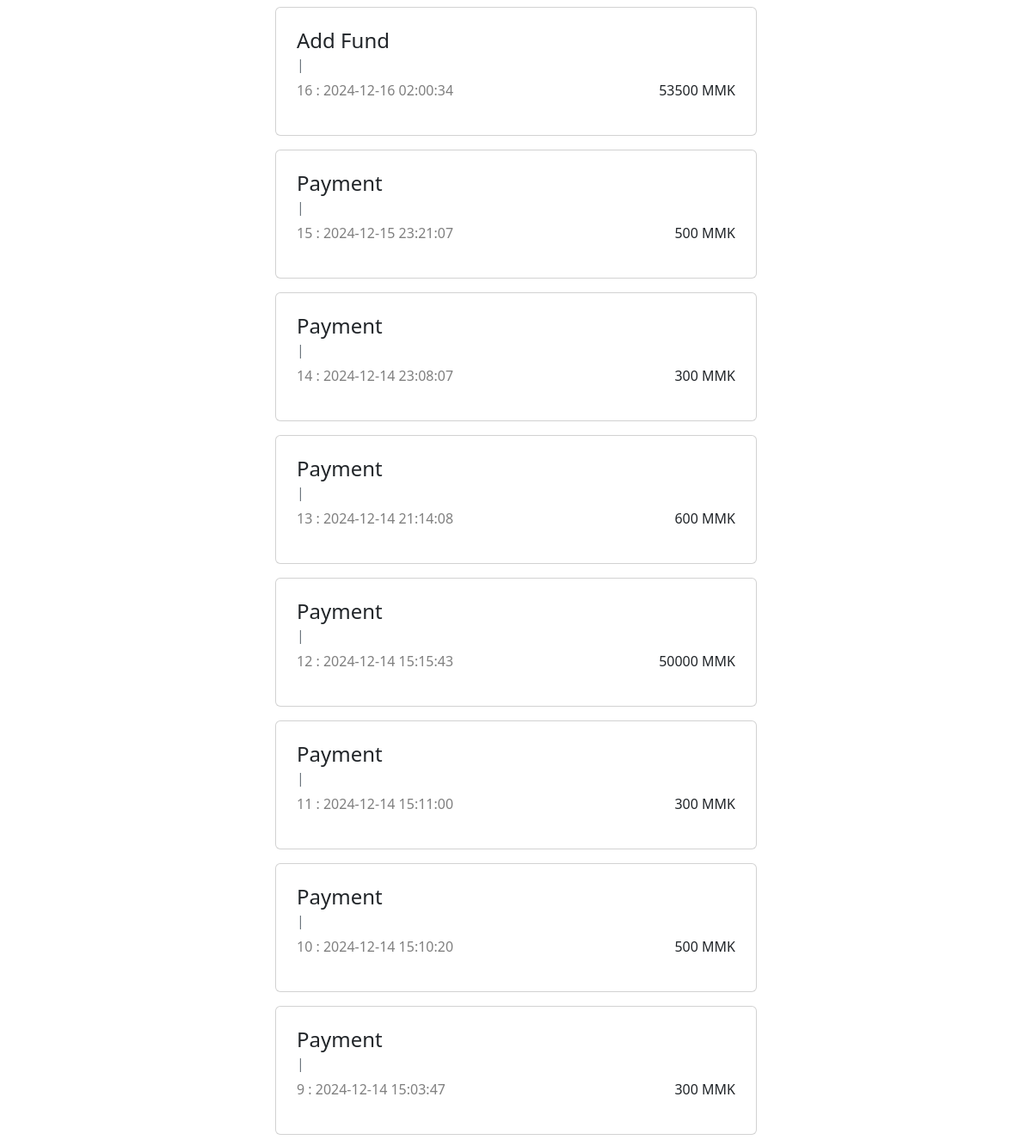
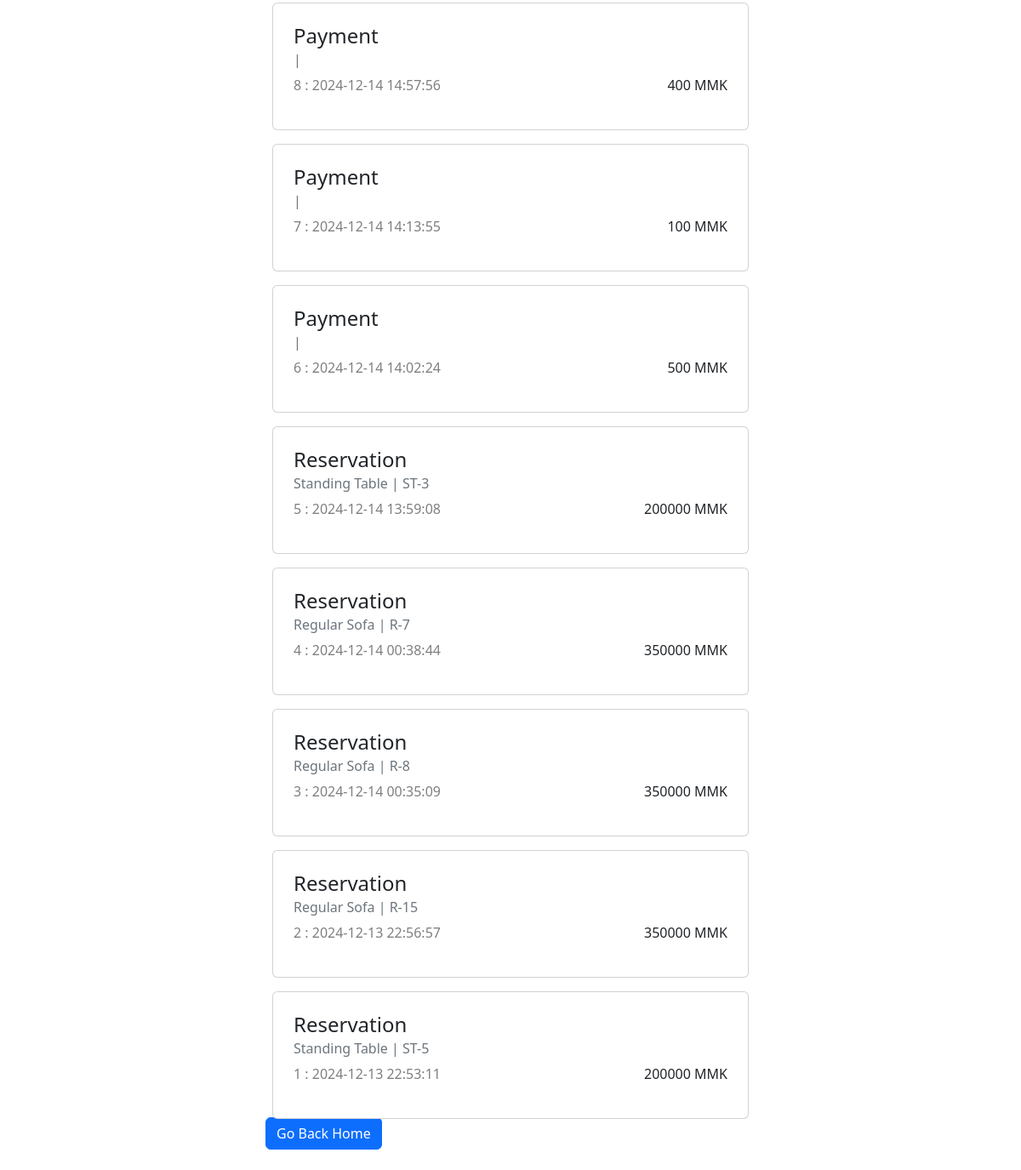
The app's page /transactionHistory.php (signed in) with its own data (2 pictures, top to bottom).
### tables this page shows
CREATE TABLE `transactions` (
  `transaction_id` int NOT NULL,
  `user_id` int NOT NULL,
  `reservation_id` int DEFAULT NULL,
  `transaction_date` datetime NOT NULL DEFAULT CURRENT_TIMESTAMP,
  `amount` int NOT NULL,
  `transaction_type` enum('Reservation','Payment','Add Fund') NOT NULL
);

CREATE TABLE `table_types` (
  `table_type_id` int NOT NULL,
  `name` varchar(50) NOT NULL,
  `total_count` int NOT NULL
);

CREATE TABLE `tables` (
  `table_id` int NOT NULL,
  `table_type_id` int NOT NULL,
  `table_name` varchar(50) NOT NULL,
  `status` enum('ON','OFF') NOT NULL DEFAULT 'ON'
);

### Arena.php (called while the page is built, shortened)
<?php
class Arena {
    private $db;
    public function __construct($db){
        $this->db = $db;
    }
    public function getUserTransactions($user_id){
        try{
            $stmt = $this->db->prepare("SELECT
                                            ts.transaction_id,
                                            ts.transaction_date,
                                            ts.amount,
                                            ts.transaction_type,
                                            r.reservation_date,
                                            t.table_name,
                                            tt.name AS table_type,
                                            p.description AS package_description
                                        FROM
                                            transactions ts
                                        LEFT JOIN reservations r ON r.reservation_id = ts.reservation_id
                                        LEFT JOIN tables t ON t.table_id = r.table_id
                                        LEFT JOIN packages p ON p.package_id = r.package_id
                                        LEFT JOIN table_types tt ON tt.table_type_id = t.table_type_id
                                        WHERE ts.user_id = :userId
                                        ORDER BY ts.transaction_id DESC
                                        ");
            $stmt->bindParam(':userId', $user_id);
            $stmt->execute();
            return $stmt->fetchAll(PDO::FETCH_ASSOC);
        } catch (PDOException $e) {
            header('Location: 404.php');
        }
    }
}
?>

### transactionHistory.php (the view, shortened to what this page needs)
<?php include_once 'header.php'; ?>
<?php
include_once('Arena.php');
$arena = new Arena($conn);
$transactions = $arena->getUserTransactions($_SESSION['user_id']);
?>
<body>
    <div class="row">
        <?php foreach ($transactions as $transaction): ?>
        <div class="col-12">
            <div class="card p-2 m-2">
                <div class="card-body">
                    <h4 class="card-title"><?= $transaction['transaction_type'] ?></h4>
                    <h6 class="text-muted card-subtitle mb-2"><?= $transaction['table_type'] .' | ' .  $transaction['table_name'] ?></h6>
                    <div class="d-flex justify-content-between">
                        <p class="text-black-50"><?= $transaction['transaction_id'] .' : '. $transaction['transaction_date'] ?></p>
                        <p class="card-text"><?= $transaction['amount'].' MMK' ?></p>
                    </div>
                </div>
            </div>
        </div>
        <?php endforeach;?>
        <div class="col-12 mb-4">
            <a class="btn btn-primary" href="index.php">Go Back Home</a>
        </div>
    </div>
</body>
</html>

### header.php (style rules this page uses)
@media (min-width: 768px) { body { display: block; margin: auto; max-width: 600px; } }
a { margin-top: -0.6rem; }
.row { margin-left: 0rem; margin-right: 0rem; }

### records on screen
transactions: transaction_type "Add Fund", transaction_id "16", transaction_date "2024-12-16 02:00:34", amount "53500"
transactions: transaction_type "Payment", transaction_id "15", transaction_date "2024-12-15 23:21:07", amount "500"
transactions: transaction_type "Payment", transaction_id "14", transaction_date "2024-12-14 23:08:07", amount "300"
transactions: transaction_type "Payment", transaction_id "13", transaction_date "2024-12-14 21:14:08", amount "600"
transactions: transaction_type "Payment", transaction_id "12", transaction_date "2024-12-14 15:15:43", amount "50000"
transactions: transaction_type "Payment", transaction_id "11", transaction_date "2024-12-14 15:11:00", amount "300"
transactions: transaction_type "Payment", transaction_id "10", transaction_date "2024-12-14 15:10:20", amount "500"
transactions: transaction_type "Payment", transaction_id "9", transaction_date "2024-12-14 15:03:47", amount "300"
transactions: transaction_type "Payment", transaction_id "8", transaction_date "2024-12-14 14:57:56", amount "400"
transactions: transaction_type "Payment", transaction_id "7", transaction_date "2024-12-14 14:13:55", amount "100"
transactions: transaction_type "Payment", transaction_id "6", transaction_date "2024-12-14 14:02:24", amount "500"
transactions: transaction_type "Reservation", table_types.name "Standing Table", tables.table_name "ST-3", transaction_id "5", transaction_date "2024-12-14 13:59:08", amount "200000"
transactions: transaction_type "Reservation", table_types.name "Regular Sofa", tables.table_name "R-7", transaction_id "4", transaction_date "2024-12-14 00:38:44", amount "350000"
transactions: transaction_type "Reservation", table_types.name "Regular Sofa", tables.table_name "R-8", transaction_id "3", transaction_date "2024-12-14 00:35:09", amount "350000"
transactions: transaction_type "Reservation", table_types.name "Regular Sofa", tables.table_name "R-15", transaction_id "2", transaction_date "2024-12-13 22:56:57", amount "350000"
transactions: transaction_type "Reservation", table_types.name "Standing Table", tables.table_name "ST-5", transaction_id "1", transaction_date "2024-12-13 22:53:11", amount "200000"
